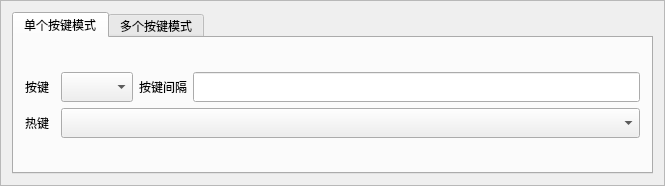
<?xml version="1.0" encoding="UTF-8"?>
<ui version="4.0">
 <class>MyClickerClass</class>
 <widget class="QWidget" name="MyClickerClass">
  <property name="geometry">
   <rect>
    <x>0</x>
    <y>0</y>
    <width>665</width>
    <height>186</height>
   </rect>
  </property>
  <property name="windowTitle">
   <string>MyClicker</string>
  </property>
  <layout class="QVBoxLayout" name="verticalLayout">
   <property name="spacing">
    <number>0</number>
   </property>
   <property name="leftMargin">
    <number>0</number>
   </property>
   <property name="topMargin">
    <number>0</number>
   </property>
   <property name="rightMargin">
    <number>0</number>
   </property>
   <property name="bottomMargin">
    <number>0</number>
   </property>
   <item>
    <widget class="QFrame" name="frame">
     <property name="frameShape">
      <enum>QFrame::StyledPanel</enum>
     </property>
     <property name="frameShadow">
      <enum>QFrame::Raised</enum>
     </property>
     <layout class="QVBoxLayout" name="verticalLayout_3">
      <item>
       <widget class="QTabWidget" name="tabWidget">
        <property name="currentIndex">
         <number>0</number>
        </property>
        <widget class="QWidget" name="tab">
         <attribute name="title">
          <string>单个按键模式</string>
         </attribute>
         <layout class="QVBoxLayout" name="verticalLayout_4">
          <item>
           <layout class="QVBoxLayout" name="verticalLayout_2">
            <item>
             <layout class="QHBoxLayout" name="horizontalLayout_3">
              <item>
               <layout class="QHBoxLayout" name="horizontalLayout">
                <item>
                 <widget class="QLabel" name="label">
                  <property name="minimumSize">
                   <size>
                    <width>30</width>
                    <height>30</height>
                   </size>
                  </property>
                  <property name="text">
                   <string>按键</string>
                  </property>
                 </widget>
                </item>
                <item>
                 <widget class="QComboBox" name="comboBox_Key">
                  <property name="minimumSize">
                   <size>
                    <width>0</width>
                    <height>30</height>
                   </size>
                  </property>
                 </widget>
                </item>
               </layout>
              </item>
              <item>
               <layout class="QHBoxLayout" name="horizontalLayout_2">
                <item>
                 <widget class="QLabel" name="label_3">
                  <property name="minimumSize">
                   <size>
                    <width>30</width>
                    <height>30</height>
                   </size>
                  </property>
                  <property name="text">
                   <string>按键间隔</string>
                  </property>
                 </widget>
                </item>
                <item>
                 <widget class="QLineEdit" name="lineEdit_Time">
                  <property name="minimumSize">
                   <size>
                    <width>0</width>
                    <height>30</height>
                   </size>
                  </property>
                 </widget>
                </item>
               </layout>
              </item>
             </layout>
            </item>
            <item>
             <layout class="QHBoxLayout" name="horizontalLayout_4">
              <item>
               <widget class="QLabel" name="label_2">
                <property name="minimumSize">
                 <size>
                  <width>30</width>
                  <height>30</height>
                 </size>
                </property>
                <property name="maximumSize">
                 <size>
                  <width>30</width>
                  <height>30</height>
                 </size>
                </property>
                <property name="text">
                 <string>热键</string>
                </property>
               </widget>
              </item>
              <item>
               <widget class="QComboBox" name="comboBox_HotKey">
                <property name="minimumSize">
                 <size>
                  <width>0</width>
                  <height>30</height>
                 </size>
                </property>
               </widget>
              </item>
             </layout>
            </item>
           </layout>
          </item>
         </layout>
        </widget>
        <widget class="QWidget" name="tab_2">
         <attribute name="title">
          <string>多个按键模式</string>
         </attribute>
        </widget>
       </widget>
      </item>
     </layout>
    </widget>
   </item>
  </layout>
 </widget>
 <layoutdefault spacing="6" margin="11"/>
 <resources/>
 <connections/>
</ui>
